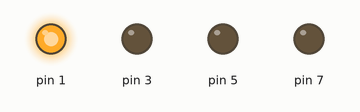
Bench run of a sketch on a simulated Arduino Uno, built with avr-gcc and run on an emulated ATmega328P. On the bench: output pins drawn as LEDs (lit = HIGH).

Above: at 0.2 s.
At 1.7 s:
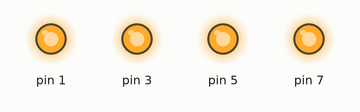
At 2.2 s:
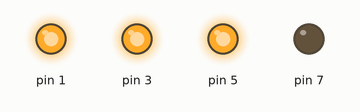
At 3.7 s:
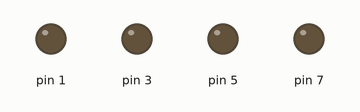
At 4.7 s:
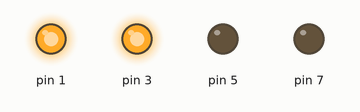
Timing chart, 0 to 5.2 s (numbered marks = the images above):
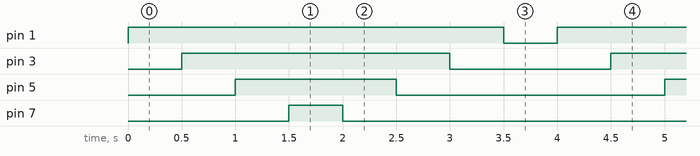

The sketch:

LED_PATTERN.ino
```cpp
void setup() {
pinMode(1, OUTPUT);
pinMode(3, OUTPUT);
pinMode(5, OUTPUT);
pinMode(7, OUTPUT);
}

void loop() {
  int i=500;
  digitalWrite(1, HIGH);
  delay(i);
  digitalWrite(3, HIGH);
  delay(i);
  digitalWrite(5, HIGH);
  delay(i);
  digitalWrite(7, HIGH);
  delay(i);
  digitalWrite(7, LOW);
  delay(i);
  digitalWrite(5, LOW);
  delay(i);
  digitalWrite(3, LOW);
  delay(i);
  digitalWrite(1, LOW);
  delay(i);
}
```

Measured:
- by itself, pin 1: alternates HIGH for 3.5 s and LOW for 0.50 s
- by itself, pin 3: alternates HIGH for 2.5 s and LOW for 1.5 s
- by itself, pin 5: alternates HIGH for 1.5 s and LOW for 2.5 s
- by itself, pin 7: alternates HIGH for 0.50 s and LOW for 3.5 s
